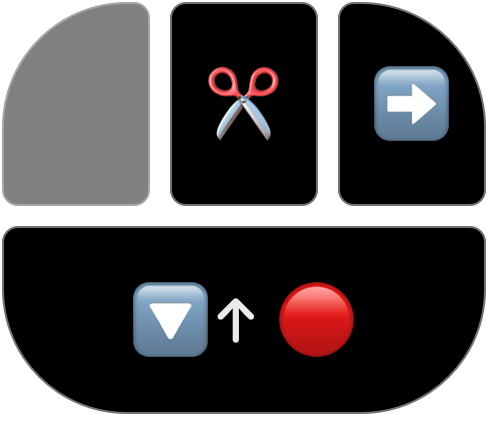
#> input picture docs/states/bar-crop-mouse.png, 488 x 432 px, given in place of listening-everything.png, which was not available
$ python build-readme-shots.py
#> lines starting #> are read from the running program, lines starting #| are printed output that depends on the picture
#> in framed, shot is the input picture: PIL image 488x432 RGBA; mean R, G, B, A 41.4, 38.6, 39.7, 205.9
#!/usr/bin/env python3
"""Compose the README's pictures out of docs/states/*.png.

The state shots are white text on a transparent background — the overlay is drawn
over whatever is on screen — so on GitHub's light theme they would be invisible.
Each one is set here on the same dark "editor" backdrop the states page uses.

Run by shoot-overlay-states.sh after every reshoot, so the README never shows an
overlay the code no longer draws.
"""
from pathlib import Path

from PIL import Image, ImageDraw, ImageFont

DOCS = Path(__file__).resolve().parent
STATES = DOCS / "states"
OUT = DOCS / "readme"

BG = (36, 36, 42, 255)       # #24242a, the states page's .shot
LINE = (255, 255, 255, 14)   # its faint code lines
PAD = 40                     # @2x pixels
RADIUS = 20
ARROW = (150, 150, 160, 255)


def backdrop(w: int, h: int) -> Image.Image:
#> called with w = 568, h = 512
    card = Image.new("RGBA", (w, h), (0, 0, 0, 0))
#> card: PIL image 568x512 RGBA; every value is 0
    d = ImageDraw.Draw(card)
    d.rounded_rectangle((0, 0, w - 1, h - 1), RADIUS, fill=BG)
    lines = Image.new("RGBA", (w, h), (0, 0, 0, 0))
    ld = ImageDraw.Draw(lines)
    for i, frac in enumerate([0.34, 0.21, 0.46, 0.28, 0.38, 0.17, 0.42] * 20):
        y = 44 + i * 44
        if y > h - 30:
            break
        ld.rounded_rectangle((48, y, 48 + int((w - 96) * frac), y + 14), 7, fill=LINE)
    return Image.alpha_composite(card, lines)
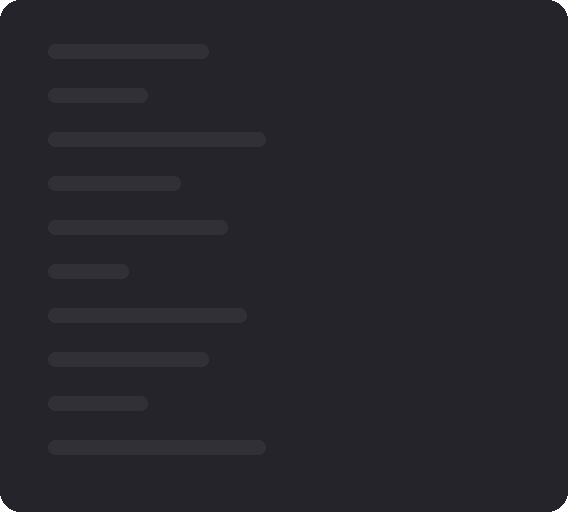
#> returned value: PIL image 568x512 RGBA; mean R, G, B, A 36.9, 36.9, 42.9, 254.7; transparent parts drawn white


def framed(name: str) -> Image.Image:
    shot = Image.open(STATES / f"{name}.png").convert("RGBA")
    card = backdrop(shot.width + 2 * PAD, shot.height + 2 * PAD)
    card.alpha_composite(shot, (PAD, PAD))
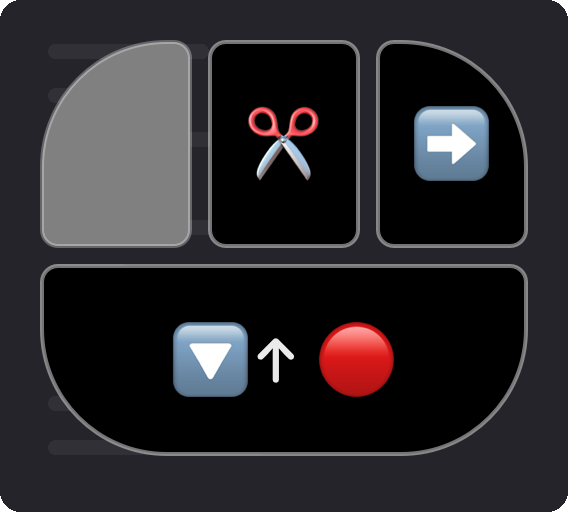
#> card: PIL image 568x512 RGBA; mean R, G, B, A 41.3, 39.3, 42.6, 254.7; transparent parts drawn white
    return card


def font(size: int) -> ImageFont.FreeTypeFont:
    for path in ("/System/Library/Fonts/SFNS.ttf", "/System/Library/Fonts/Helvetica.ttc"):
        try:
            return ImageFont.truetype(path, size)
        except OSError:
            pass
    return ImageFont.load_default()


def strip(names: list[str], out: str) -> None:
    """Frames side by side, joined by arrows: the order a dictation goes through them."""
    frames = [framed(n) for n in names]
#> call 2 of framed, with name = 'prompt-shots'
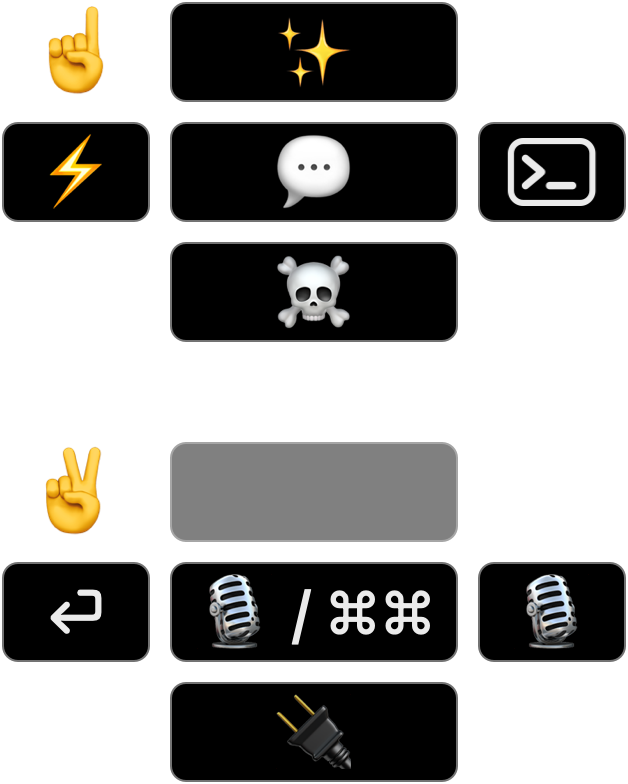
#> input picture docs/states/bar-fingers-rest-no-mouse.png, 628 x 784 px, given in place of prompt-shots.png, which was not available
#> in framed, shot is the input picture: PIL image 628x784 RGBA; mean R, G, B, A 28.5, 27.6, 25.3, 125.1
#> call 2 of backdrop, with w = 708, h = 864
#> in backdrop (call 2), `card = Image.new("RGBA", (w, h), (0, 0, 0, 0))`: card: PIL image 708x864 RGBA; every value is 0
#> in backdrop (call 2), `return Image.alpha_composite(card, lines)`:
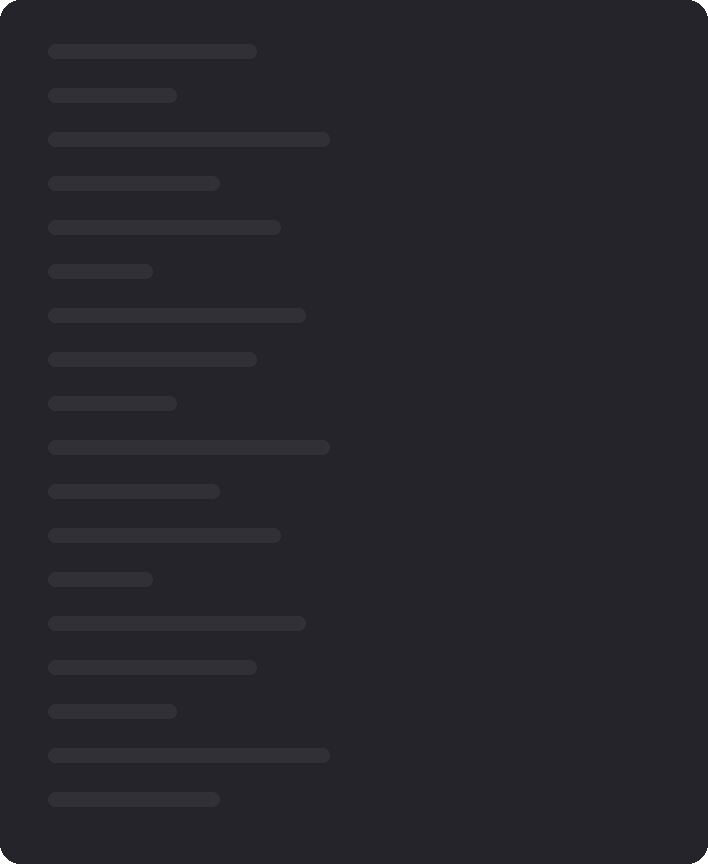
#> returned value: PIL image 708x864 RGBA; mean R, G, B, A 37, 37, 43, 254.8; transparent parts drawn white
#> in framed (call 2), `card.alpha_composite(shot, (PAD, PAD))`:
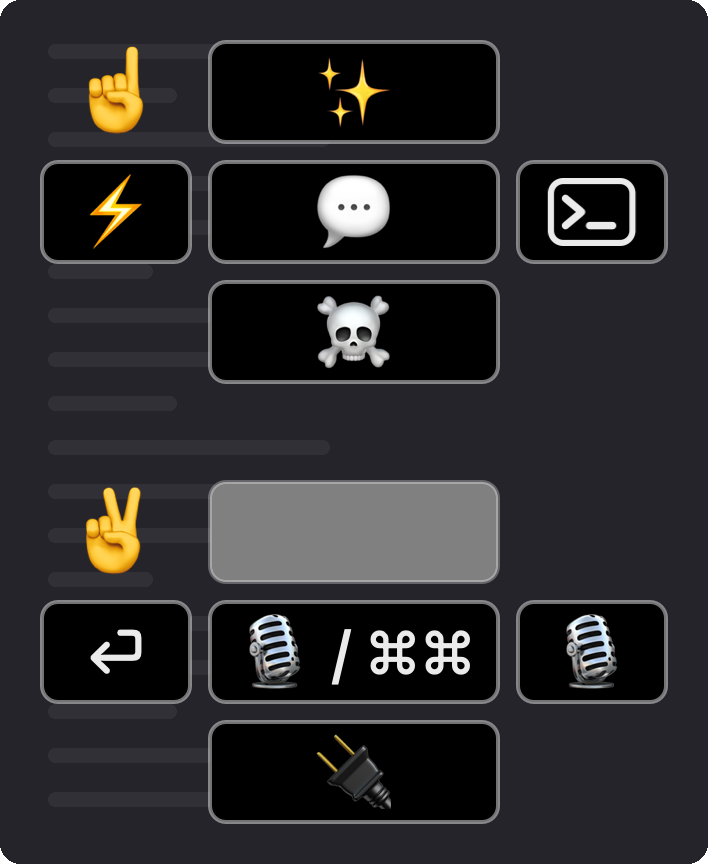
#> card: PIL image 708x864 RGBA; mean R, G, B, A 41.9, 41.2, 43.2, 254.8; transparent parts drawn white
#> frames = 3 items
    gap = 90
    w = sum(f.width for f in frames) + gap * (len(frames) - 1)
#> w = 2164
    h = max(f.height for f in frames)
#> h = 864
    img = Image.new("RGBA", (w, h), (0, 0, 0, 0))
#> img: PIL image 2164x864 RGBA; every value is 0
    d = ImageDraw.Draw(img)
    f = font(56)
    x = 0
    for i, frame in enumerate(frames):
        img.alpha_composite(frame, (x, (h - frame.height) // 2))
        x += frame.width
        if i < len(frames) - 1:
            d.text((x + gap / 2, h / 2), "→", font=f, fill=ARROW, anchor="mm")
            x += gap
#> this loop made 3 passes
#> x on passes 1 to 3: 658, 1456, 2164
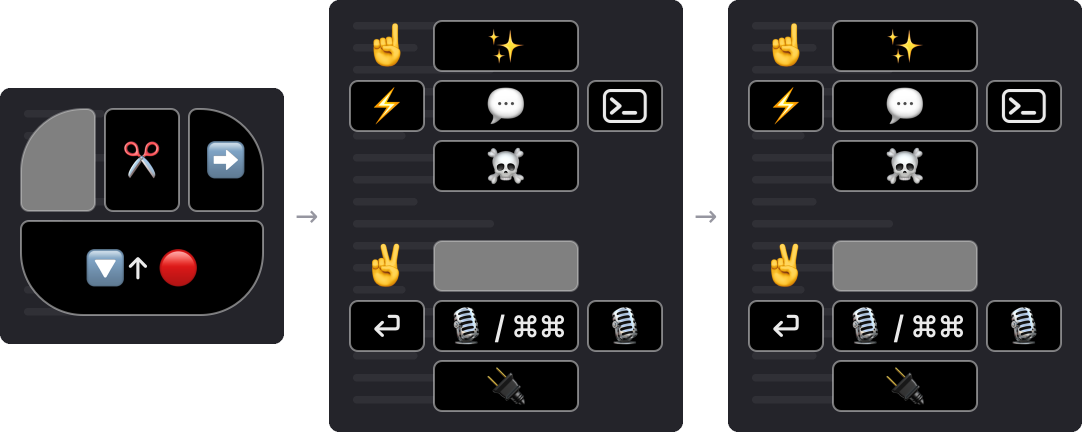
#> img: PIL image 2164x864 RGBA (shown at 1/2 size); mean R, G, B, A 33.9, 33.2, 34.9, 206.5; transparent parts drawn white
#> after the loop, x = 2164
    img.save(OUT / f"{out}.png", optimize=True)


def single(name: str) -> None:
    framed(name).save(OUT / f"{name}.png", optimize=True)


if __name__ == "__main__":
    OUT.mkdir(exist_ok=True)
    strip(["listening-everything", "prompt-shots", "flash-sent"], "hero")
    for n in ["listening", "listening-selection",
              "prompt-shots", "spawn-folder"]:
#> (the run stopped early here; a loop or call above may not have finished)
